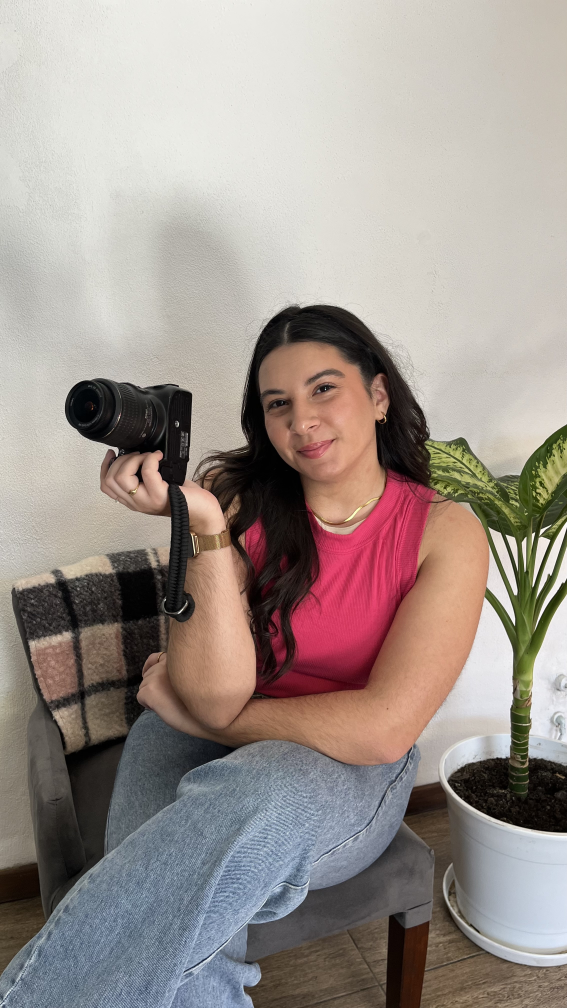
#> input picture originales/IMG_6492.jpg, 2268 x 4032 px (shown at 1/4 size); its folder holds 4 pictures in this run
$ python _recortar.py IMG_6492.jpg hero.jpg 900 1500 0.10
#> lines starting #> are read from the running program, lines starting #| are printed output that depends on the picture
"""Recorta una foto de originales/ y la deja en img/.

    python3 _recortar.py IMG_6492.jpg hero.jpg 900 1500 0.10

El último número es el encuadre vertical: 0 = pegado arriba, 1 = pegado abajo.
Subilo si querés bajar el recorte, bajalo si querés subirlo.
"""
import sys
from PIL import Image, ImageOps

src, dst, w, h = sys.argv[1], sys.argv[2], int(sys.argv[3]), int(sys.argv[4])
bias = float(sys.argv[5]) if len(sys.argv) > 5 else 0.5

im = ImageOps.exif_transpose(Image.open('originales/' + src)).convert('RGB')
#> im is the input picture: PIL image 2268x4032 RGB; mean R, G, B 157.8, 146.9, 141.4
sw, sh = im.size
#> sw = 2268; sh = 4032
ratio = w / h
if sw / sh > ratio:
    nw = int(sh * ratio); x = (sw - nw) // 2
    im = im.crop((x, 0, x + nw, sh))
else:
    nh = int(sw / ratio); y = int((sh - nh) * bias)
#> after `nh = int(sw / ratio)`: nh = 3780
#> after `y = int((sh - nh) * bias)`: y = 25
    im = im.crop((0, y, sw, y + nh))
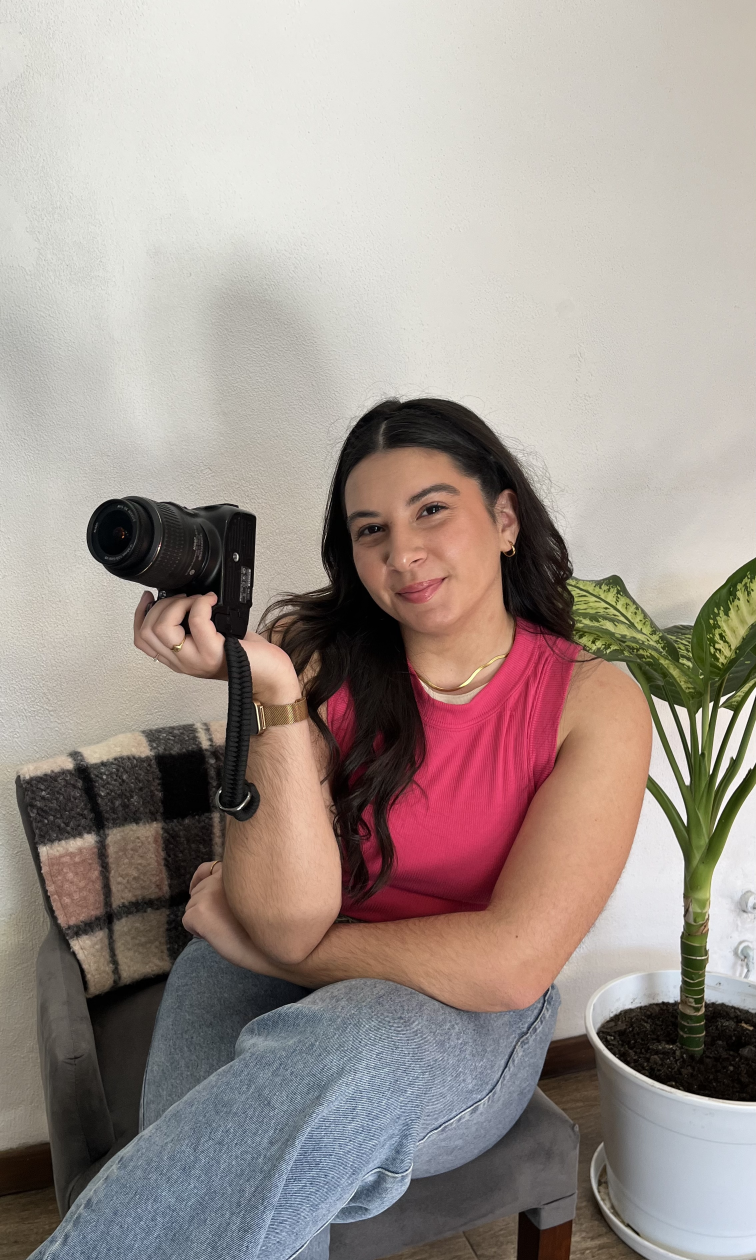
#> im: PIL image 2268x3780 RGB (shown at 1/3 size); mean R, G, B 160.5, 149, 143
im.resize((w, h), Image.LANCZOS).save('img/' + dst, 'JPEG', quality=82,
                                      optimize=True, progressive=True)
print('img/' + dst, 'listo')
